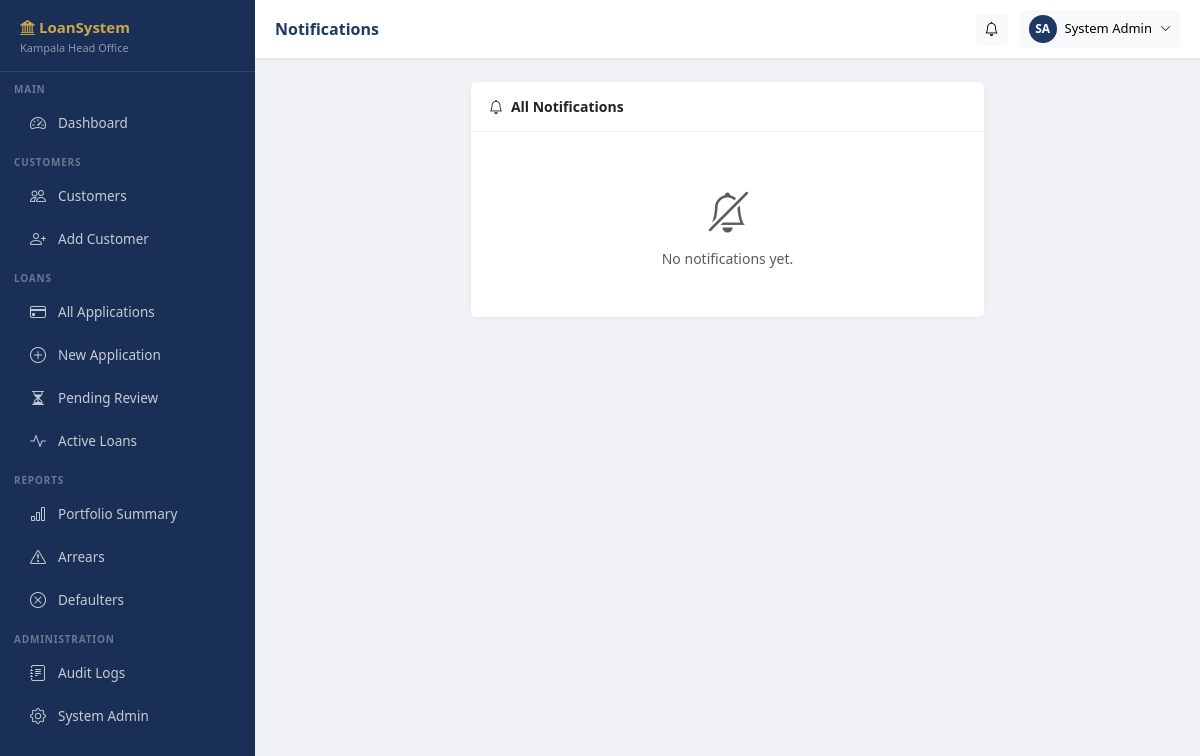
/notifications/ (signed in), run on the app's committed database.
### apps/accounts/models.py (models this page shows, shortened)
class Branch(models.Model):
    name = models.CharField(max_length=100)
    code = models.CharField(max_length=20, unique=True)
    district = models.CharField(max_length=100)
    address = models.TextField(blank=True)
    phone = models.CharField(max_length=20, blank=True)
    is_head_office = models.BooleanField(default=False)
    is_active = models.BooleanField(default=True)
    created_at = models.DateTimeField(auto_now_add=True)
    class Meta:
        verbose_name_plural = 'Branches'
        ordering = ['name']

class User(AbstractUser):
    ROLE_FIELD_OFFICER    = 'field_officer'
    ROLE_LOAN_OFFICER     = 'loan_officer'
    ROLE_BRANCH_MANAGER   = 'branch_manager'
    ROLE_FINANCE_OFFICER  = 'finance_officer'
    ROLE_MD               = 'managing_director'
    ROLE_ADMIN            = 'admin'
    ROLE_AUDITOR          = 'auditor'
    ROLE_CHOICES = [
        (ROLE_FIELD_OFFICER,   'Field Officer'),
        (ROLE_LOAN_OFFICER,    'Loan Officer'),
        (ROLE_BRANCH_MANAGER,  'Branch Manager'),
        (ROLE_FINANCE_OFFICER, 'Finance Officer'),
        (ROLE_MD,              'Managing Director'),
        (ROLE_ADMIN,           'System Administrator'),
        (ROLE_AUDITOR,         'Internal Auditor'),
    ]
    role   = models.CharField(max_length=30, choices=ROLE_CHOICES, default=ROLE_FIELD_OFFICER)
    branch = models.ForeignKey(Branch, on_delete=models.SET_NULL, null=True, blank=True,
                               related_name='users')
    phone  = models.CharField(max_length=20, blank=True)
    must_change_password = models.BooleanField(default=True)
    last_active = models.DateTimeField(null=True, blank=True)
    failed_login_attempts = models.PositiveSmallIntegerField(default=0)
    locked_at = models.DateTimeField(null=True, blank=True)
    @property
    def is_sys_admin(self):       return self.role == self.ROLE_ADMIN
    @property
    def is_auditor(self):         return self.role == self.ROLE_AUDITOR

### apps/notifications/urls.py (the view)
# urls.py: path('',          notification_list, name='list'),
@login_required
def notification_list(request):
    notifs = request.user.notifications.all()[:100]
    request.user.notifications.filter(is_read=False).update(is_read=True)
    return render(request, 'notifications/list.html', {'notifications': notifs})

### apps/accounts/context_processors.py (called while the page is built)
def user_role(request):
    if request.user.is_authenticated:
        return {
            'user_role': request.user.role,
            'user_branch': request.user.branch,
        }
    return {}

### apps/notifications/context_processors.py (called while the page is built)
def unread_notifications(request):
    if request.user.is_authenticated:
        count = request.user.notifications.filter(is_read=False).count()
        recent = request.user.notifications.filter(is_read=False)[:5]
        return {'unread_notif_count': count, 'recent_notifications': recent}
    return {'unread_notif_count': 0, 'recent_notifications': []}

### templates/notifications/list.html (shortened to what this page needs)
{% extends "base/base.html" %}
{% block page_title %}Notifications{% endblock %}
{% block content %}
<div class="row justify-content-center">
<div class="col-lg-7">
  <div class="card">
    <div class="card-header"><i class="bi bi-bell me-2"></i>All Notifications</div>
    <div class="list-group list-group-flush">
      {% for n in notifications %}
      <div class="list-group-item {% if not n.is_read %}bg-light{% endif %}">
        <div class="d-flex gap-3 align-items-start">
          <div style="width:10px;height:10px;border-radius:50%;margin-top:6px;flex-shrink:0;
                      background:{% if n.notif_type == 'success' %}#198754{% elif n.notif_type == 'warning' %}#fd7e14{% elif n.notif_type == 'danger' %}#dc3545{% else %}#0d6efd{% endif %};">
          </div>
          <div class="flex-grow-1">
            <div class="fw-500" style="font-size:13px;">{{ n.title }}</div>
            <div style="font-size:12px; color:#555;">{{ n.message }}</div>
            <div class="text-muted" style="font-size:11px;">{{ n.created_at|timesince }} ago</div>
          </div>
          {% if n.link %}
          <a href="{{ n.link }}" class="btn btn-sm btn-outline-primary" style="font-size:11px;flex-shrink:0;">View</a>
          {% endif %}
        </div>
      </div>
      {% empty %}
      <div class="list-group-item text-center py-5 text-muted">
        <i class="bi bi-bell-slash fs-1 d-block mb-2"></i>
        No notifications yet.
      </div>
      {% endfor %}
    </div>
  </div>
</div>
</div>
{% endblock %}

### templates/base/base.html (shortened to what this page needs)
<!DOCTYPE html>
<html lang="en">
<head>
<link href="https://cdn.jsdelivr.net/npm/bootstrap@5.3.2/dist/css/bootstrap.min.css" rel="stylesheet">
<link href="https://cdn.jsdelivr.net/npm/bootstrap-icons@1.11.3/font/bootstrap-icons.css" rel="stylesheet">
</head>
<body>
<nav id="sidebar">
  <div class="brand">
    <h5><i class="bi bi-bank2"></i> LoanSystem</h5>
    <small>{% if user_branch %}{{ user_branch.name }}{% else %}Head Office{% endif %}</small>
  </div>
  <div class="nav-section">Main</div>
  <a href="{% url 'dashboard:home' %}" class="nav-link {% block nav_dashboard %}{% endblock %}">
    <i class="bi bi-speedometer2"></i> Dashboard
  </a>
  <div class="nav-section">Customers</div>
  <a href="{% url 'customers:list' %}" class="nav-link {% block nav_customers %}{% endblock %}">
    <i class="bi bi-people"></i> Customers
  </a>
  {% if not request.user.is_auditor %}
  <a href="{% url 'customers:create' %}" class="nav-link">
    <i class="bi bi-person-plus"></i> Add Customer
  </a>
  {% endif %}
  <div class="nav-section">Loans</div>
  <a href="{% url 'loans:list' %}" class="nav-link {% block nav_loans %}{% endblock %}">
    <i class="bi bi-credit-card"></i> All Applications
  </a>
  {% if not request.user.is_auditor %}
  <a href="{% url 'loans:create' %}" class="nav-link">
    <i class="bi bi-plus-circle"></i> New Application
  </a>
  {% endif %}
  <a href="{% url 'loans:list' %}?status=submitted" class="nav-link">
    <i class="bi bi-hourglass-split"></i> Pending Review
  </a>
  <a href="{% url 'loans:list' %}?status=active" class="nav-link">
    <i class="bi bi-activity"></i> Active Loans
  </a>
  <div class="nav-section">Reports</div>
  <a href="{% url 'reports:portfolio' %}" class="nav-link {% block nav_reports %}{% endblock %}">
    <i class="bi bi-bar-chart"></i> Portfolio Summary
  </a>
  <a href="{% url 'reports:arrears' %}" class="nav-link">
    <i class="bi bi-exclamation-triangle"></i> Arrears
  </a>
  <a href="{% url 'reports:defaulters' %}" class="nav-link">
    <i class="bi bi-x-circle"></i> Defaulters
  </a>
  {% if request.user.is_sys_admin or request.user.is_auditor %}
  <div class="nav-section">Administration</div>
  <a href="{% url 'audit:logs' %}" class="nav-link">
    <i class="bi bi-journal-text"></i> Audit Logs
  </a>
  <a href="/admin/" class="nav-link">
    <i class="bi bi-gear"></i> System Admin
  </a>
  {% endif %}
  <div style="height: 40px;"></div>
</nav>
<header id="topbar">
  <span class="page-title">{% block page_title %}Dashboard{% endblock %}</span>
  <div class="dropdown">
    <button class="btn btn-light btn-sm btn-notif" data-bs-toggle="dropdown">
      <i class="bi bi-bell"></i>
    </button>
  </div>
  <div class="dropdown">
    <button class="btn btn-light btn-sm d-flex align-items-center gap-2" data-bs-toggle="dropdown">
      <div style="width:28px;height:28px;border-radius:50%;background:var(--primary);
                  color:#fff;font-size:12px;display:flex;align-items:center;justify-content:center;font-weight:700;">
        {{ request.user.first_name|first|upper }}{{ request.user.last_name|first|upper }}
      </div>
      <span class="d-none d-md-inline" style="font-size:13px;">{{ request.user.get_full_name|default:request.user.username }}</span>
      <i class="bi bi-chevron-down" style="font-size:11px;"></i>
    </button>
  </div>
</header>
<main id="main">
  {% block content %}{% endblock %}
</main>
</body>
</html>

### templates/base/base.html (style rules this page uses)
:root { --sidebar-w: 255px; --topbar-h: 58px; --primary: #1F3864; --accent: #C9A84C; --sidebar-bg: #1a2f55; --sidebar-hover: #2e4a7c; }
body { background: #f0f2f5; font-family: 'Segoe UI', Arial, sans-serif; font-size: 14px; }
#sidebar { position: fixed; top: 0; left: 0; width: var(--sidebar-w); height: 100vh; background: var(--sidebar-bg); overflow-y: auto; z-index: 1040; transition: transform .25s; }
#sidebar .brand { padding: 18px 20px 14px; border-bottom: 1px solid rgba(255,255,255,.1); }
#sidebar .brand h5 { color: var(--accent); font-weight: 700; margin: 0; font-size: 15px; }
#sidebar .brand small { color: rgba(255,255,255,.5); font-size: 11px; }
#sidebar .nav-section { padding: 10px 14px 4px; font-size: 10px; font-weight: 600; letter-spacing: .08em; color: rgba(255,255,255,.35); text-transform: uppercase; }
#sidebar .nav-link { color: rgba(255,255,255,.75); padding: 9px 20px; border-radius: 6px; margin: 1px 8px; font-size: 13.5px; display: flex; align-items: center; gap: 10px; transition: all .15s; }
#sidebar .nav-link i { font-size: 16px; width: 20px; text-align: center; }
#topbar { position: fixed; top: 0; left: var(--sidebar-w); right: 0; height: var(--topbar-h); background: #fff; box-shadow: 0 1px 4px rgba(0,0,0,.08); z-index: 1030; display: flex; align-items: center; padding: 0 20px; gap: 12px; }
#topbar .page-title { font-weight: 600; font-size: 16px; color: var(--primary); flex: 1; }
#topbar .btn-notif { position: relative; }
#main { margin-left: var(--sidebar-w); margin-top: var(--topbar-h); padding: 24px; min-height: calc(100vh - var(--topbar-h)); }
.card { border: none; border-radius: 10px; box-shadow: 0 1px 6px rgba(0,0,0,.06); }
.card-header { background: #fff; border-bottom: 1px solid #f0f0f0; font-weight: 600; padding: 14px 18px; }

### data on the page
Branch: name "Kampala Head Office"
User: user.first_name|first "S", user.last_name|first "A", user.get_full_name "System Admin"
